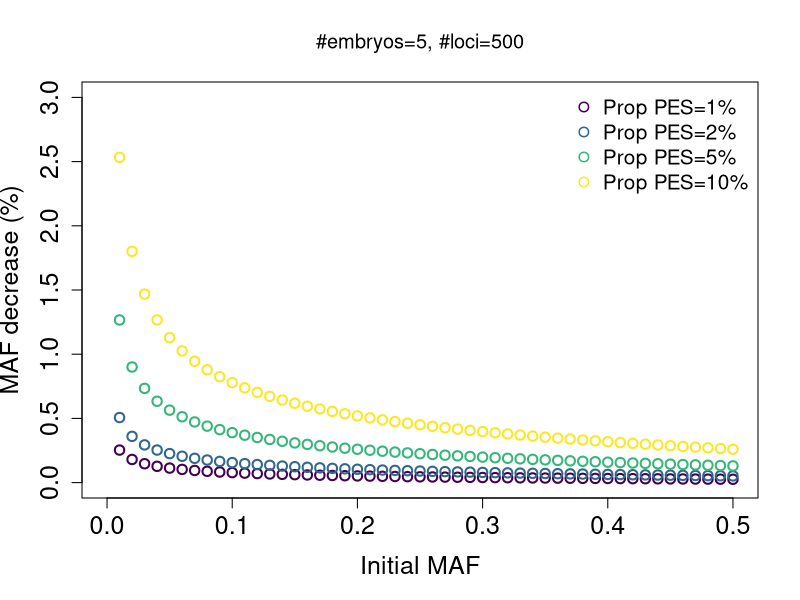

The R script that drew this image:

prob_select = function(k,n,alpha)
{
  if (k==0)
    return(0)
  if (k==n)
    return(1)
  integrand = function(t)
  {
    y = k * dnorm(t,alpha,sqrt(1/2)) * pnorm(t,alpha,sqrt(1/2),lower.tail=F)^(k-1) * pnorm(t,0,sqrt(1/2),lower.tail=F)^(n-k)
    return(y)
  }
  return (integrate(integrand,-Inf,Inf)$value)
}

prob_unselect = function(k,n,alpha)
{
  integrand = function(t)
  {
    y = (n-k) * dnorm(t,0,sqrt(1/2)) * pnorm(t,0,sqrt(1/2),lower.tail=F)^(n-k-1) * pnorm(t,alpha,sqrt(1/2),lower.tail=F)^(k)
    return(y)
  }
  return (integrate(integrand,-Inf,Inf)$value)
}

new_freq = function(f,M,n,q)
{
  alpha = sqrt(1/(2*M*f*(1-f)))
  
  p = 0
  for (k in seq(0,n))
  {
    p = p + prob_select(k,n,alpha) * dbinom(k,n,0.5)
  }
  return (f^2 + 2*f*(1-f)*(q*p + (1-q)/2))
}

M = 500
n = 5
qs = c(1,2,5,10)/100

png("../Results/FreqChange.png",2000,1200,res=300)

library(viridis)
colors = viridis(length(qs))
# colors = c('darkblue','darkred','darkorchid','darkorange4')
plot(1,type="n",xlim=c(0,0.5),ylim=c(0,3),xlab='Initial MAF',ylab='MAF decrease (%)',cex.lab=1.5,cex.axis=1.5,main=sprintf('#embryos=%d, #loci=%d',n,M),font.main=1)
legends = numeric(length(qs))

for (qi in seq_along(qs))
{
  q = qs[qi]

  fs = seq(0.01,0.5,by=0.01)
  df = numeric(length(fs))
  for (fi in seq_along(fs))
  {
    f = fs[fi]
    fp = new_freq(f,M,n,q)
    df[fi] = 100*(f-fp)/f
  }
  
  points(fs,df,cex=1.25,col=colors[qi],lwd=2)
  legends[qi] = sprintf("Prop PES=%d%%",q*100)
}
legend("topright",legends,cex=1.25,col=colors,pch=1,pt.lwd=1.5,bty='n')

dev.off()